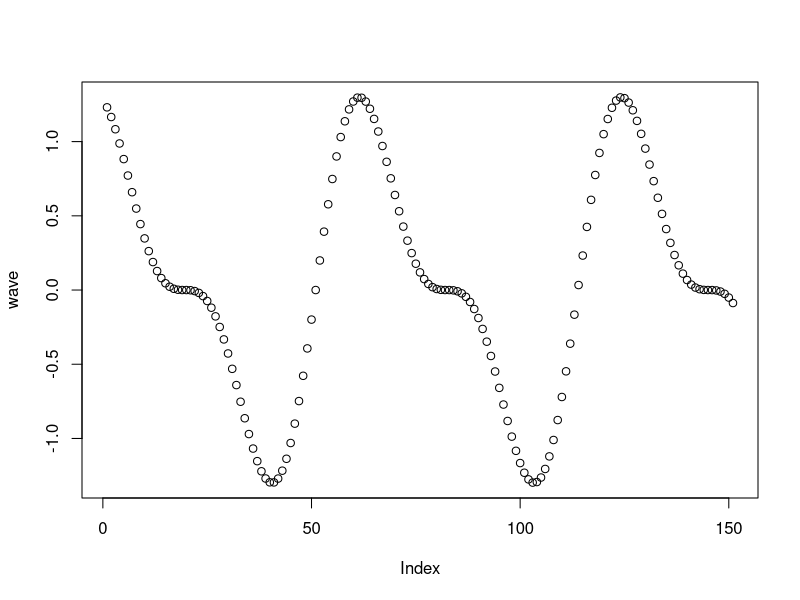
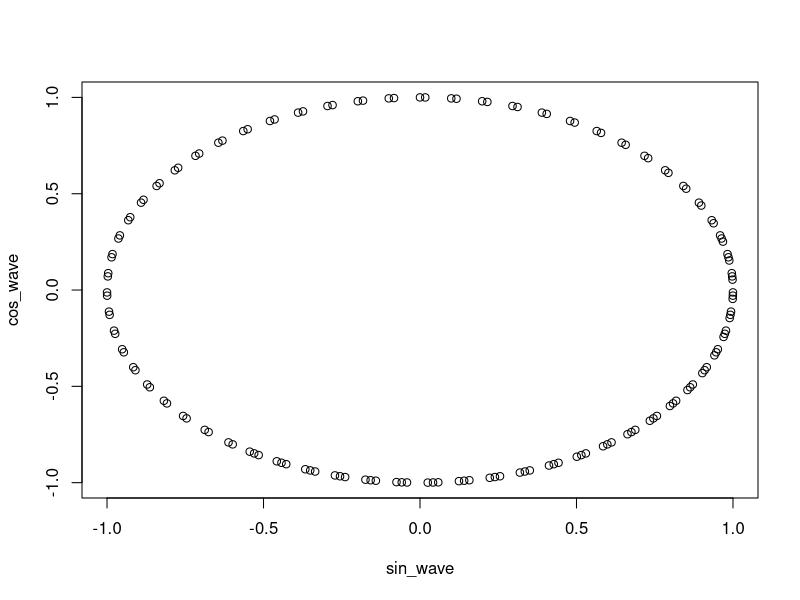

The R source for these figures, in order:
# Exercise 1: creating and operating on vectors

# Create a vector `names` that contains your name and the names of 2 people 
# next to you. Print the vector.
names<- c("Miriam","Laura","Rulo")
print(names)

# Use the colon operator : to create a vector `n` of numbers from 10:49
n<-c(10:49)

# Use the `length()` function to get the number of elements in `n`
length(n)

# Add 1 to each element in `n` and print the result
n <- n+1
print(n)


# Create a vector `m` that contains the numbers 10 to 1 (in that order). 
# Hint: use the `seq()` function
m <-seq(10,1)

# Subtract `m` FROM `n`. Note the recycling!
print(m-n)

# Use the `seq()` function to produce a range of numbers from -5 to 10 in `0.1`
# increments. Store it in a variable `x_range`
x_range <- seq(-5,10,by=0.1) 

# Create a vector `sin_wave` by calling the `sin()` function on each element 
# in `x_range`.
sin_wave <- sin(x_range)

# Create a vector `cos_wave` by calling the `cos()` function on each element 
# in `x_range`.
cos_wave <- cos(x_range)

# Create a vector `wave` by multiplying `sin_wave` and `cos_wave` together, then
# adding `sin_wave` to the product
wave <- ((sin_wave*cos_wave)+sin_wave)

# Use the `plot()` function to plot your `wave`
plot(wave)
plot(sin_wave,cos_wave)
